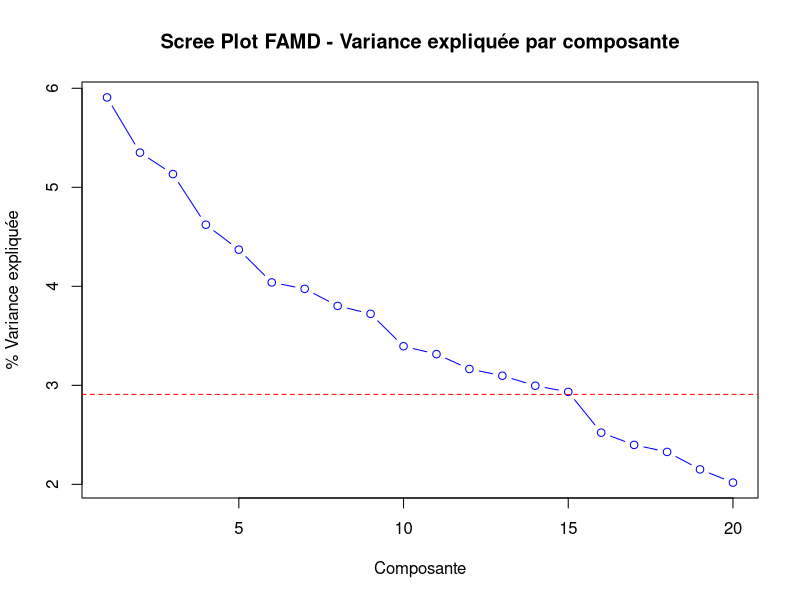
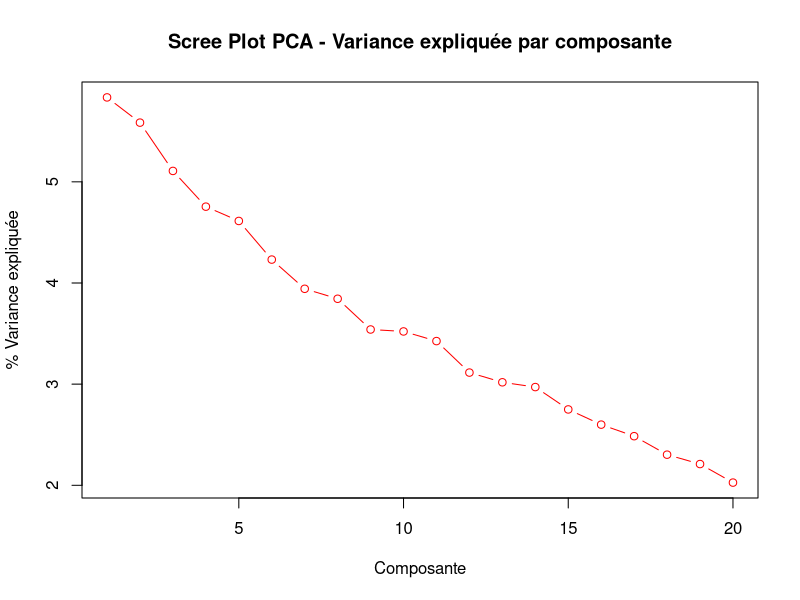
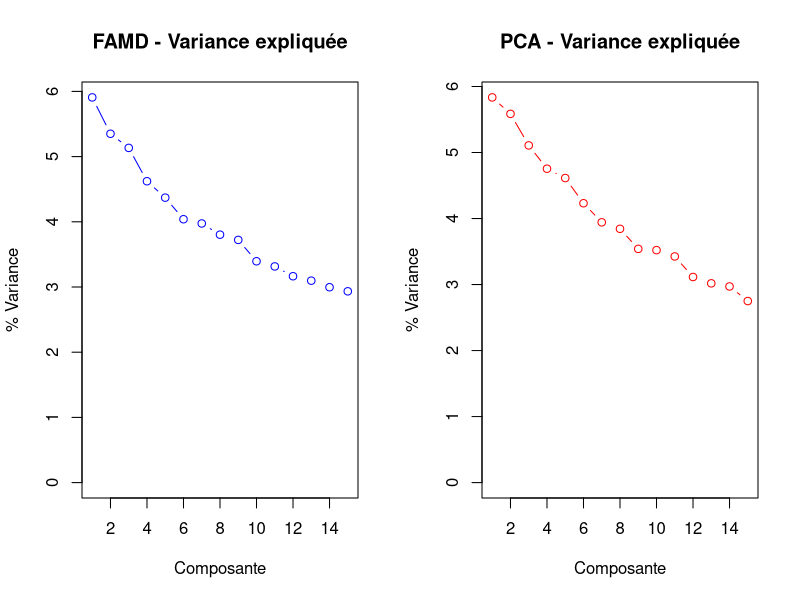
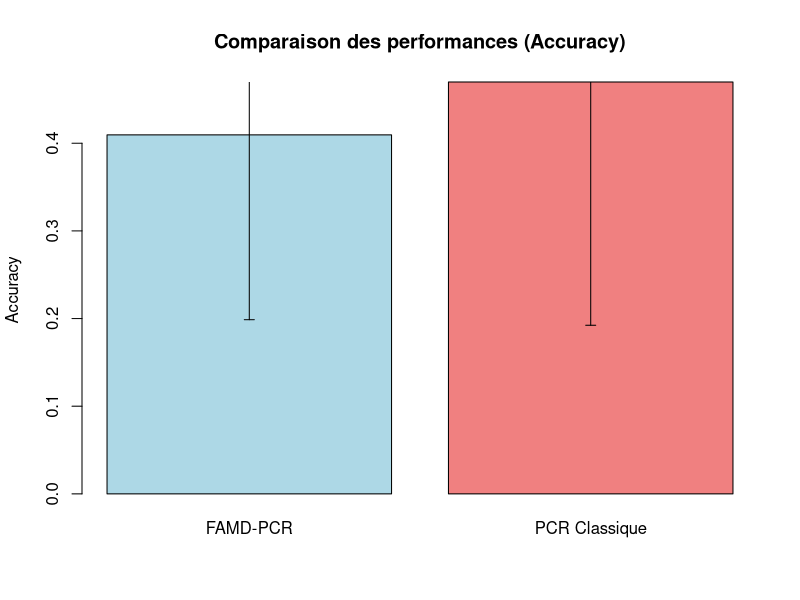

Reproduce these figures in R, in order. (Note: this script raises an error after producing the figures.)
## ---- chunk 1
# Charger les packages de base disponibles dans R
library(stats)     # Pour prcomp, glm
library(MASS)      # Pour LDA (optionnel)

# Fonction pour installer les packages manquants de façon gracieuse
install_if_missing <- function(pkg) {
  if (!require(pkg, character.only = TRUE, quietly = TRUE)) {
    try({
      install.packages(pkg, repos = "https://cloud.r-project.org/", quiet = TRUE)
      library(pkg, character.only = TRUE, quietly = TRUE)
    }, silent = TRUE)
  }
}

# Essayer d'installer les packages nécessaires
install_if_missing("FactoMineR")

# Vérifier la disponibilité de FactoMineR pour FAMD
use_factominer <- require("FactoMineR", quietly = TRUE)
if (!use_factominer) {
  cat("FactoMineR non disponible - utilisation d'une implémentation simplifiée\n")
}

set.seed(12311)
## ---- chunk 2
# Paramètres du jeu de données
n <- 72
p_num <- 50     # Variables numériques (réduit pour faciliter les tests)
p_cat <- 5      # Variables catégorielles

# Génération des variables numériques
set.seed(12311)
X_num <- matrix(rnorm(n * p_num), n, p_num)
colnames(X_num) <- paste0("Num_", 1:p_num)

# Génération des variables catégorielles
X_cat <- data.frame(
  Cat_1 = factor(sample(c("A", "B", "C"), n, replace = TRUE, prob = c(0.4, 0.4, 0.2))),
  Cat_2 = factor(sample(c("X", "Y"), n, replace = TRUE, prob = c(0.6, 0.4))),
  Cat_3 = factor(sample(c("Low", "Medium", "High"), n, replace = TRUE, prob = c(0.3, 0.4, 0.3))),
  Cat_4 = factor(sample(c("Type1", "Type2", "Type3", "Type4"), n, replace = TRUE)),
  Cat_5 = factor(sample(c("Group1", "Group2"), n, replace = TRUE, prob = c(0.7, 0.3)))
)

# Variable cible binaire
y <- factor(sample(c("ALL", "AML"), n, replace = TRUE, prob = c(0.42, 0.58)))

# Création du dataframe complet
df_mixed <- cbind(data.frame(X_num), X_cat, Y = y)

cat("Dimensions du jeu de données mixte:", dim(df_mixed), "\n")
cat("Variables numériques:", p_num, "\n")
cat("Variables catégorielles:", p_cat, "\n")
cat("Répartition de la variable cible:\n")
print(table(df_mixed$Y))
## ---- chunk 3
# Séparer les variables explicatives de la cible
X_mixed <- df_mixed[, !names(df_mixed) %in% "Y"]

# Fonction FAMD simplifiée si FactoMineR n'est pas disponible
simplified_famd <- function(data) {
  # Séparer variables numériques et catégorielles
  num_vars <- data[, sapply(data, is.numeric)]
  cat_vars <- data[, sapply(data, is.factor)]
  
  # Standardiser les variables numériques
  num_scaled <- scale(num_vars)
  
  # Encoder les variables catégorielles (dummy coding)
  cat_encoded <- data.frame(matrix(ncol = 0, nrow = nrow(data)))
  for(col in names(cat_vars)) {
    dummy_matrix <- model.matrix(~ . - 1, data = data.frame(x = cat_vars[[col]]))
    colnames(dummy_matrix) <- paste0(col, "_", colnames(dummy_matrix))
    cat_encoded <- cbind(cat_encoded, dummy_matrix)
  }
  
  # Combiner les données
  combined_data <- cbind(num_scaled, cat_encoded)
  
  # PCA sur les données combinées
  pca_result <- prcomp(combined_data, center = FALSE, scale. = FALSE)
  
  # Calculer la variance expliquée
  variance_explained <- (pca_result$sdev^2) / sum(pca_result$sdev^2) * 100
  cumvar_explained <- cumsum(variance_explained)
  
  return(list(
    ind = list(coord = pca_result$x),
    eig = cbind(eigenvalue = pca_result$sdev^2, 
                variance_percent = variance_explained,
                cumulative_variance = cumvar_explained),
    combined_data = combined_data
  ))
}

# Appliquer FAMD
if (use_factominer) {
  cat("Utilisation de FactoMineR pour FAMD...\n")
  # Identifier les indices des variables catégorielles
  cat_indices <- which(sapply(X_mixed, is.factor))
  cat("Variables catégorielles aux positions:", cat_indices, "\n")
  
  famd_result <- FAMD(X_mixed, 
                      ncp = min(30, n-1),  # Maximum 30 composantes ou n-1
                      graph = FALSE)
} else {
  cat("Utilisation de l'implémentation FAMD simplifiée...\n")
  famd_result <- simplified_famd(X_mixed)
}

# Extraire la variance expliquée
if (use_factominer) {
  variance_explained <- famd_result$eig[,2]
  cumvar_explained <- famd_result$eig[,3]
} else {
  variance_explained <- famd_result$eig[,2]
  cumvar_explained <- famd_result$eig[,3]
}

cat("Variance expliquée par les 10 premières composantes FAMD:\n")
print(round(variance_explained[1:10], 2))

# Critère du coude pour choisir le nombre de composantes
plot(1:min(20, length(variance_explained)), variance_explained[1:min(20, length(variance_explained))], 
     type = "b", col = "blue",
     main = "Scree Plot FAMD - Variance expliquée par composante", 
     xlab = "Composante", ylab = "% Variance expliquée")
abline(h = mean(variance_explained), col = "red", lty = 2)

# Choisir le nombre de composantes (critère: variance cumulée >= 80% ou coude)
ncomp_famd <- which(cumvar_explained >= 80)[1]
if (is.na(ncomp_famd)) ncomp_famd <- min(15, length(variance_explained))

cat("Nombre de composantes FAMD retenues:", ncomp_famd, "\n")
cat("Variance cumulée expliquée:", round(cumvar_explained[ncomp_famd], 2), "%\n")
## ---- chunk 4
# Extraction des composantes FAMD
famd_components <- famd_result$ind$coord[, 1:ncomp_famd]
colnames(famd_components) <- paste0("FAMD_PC", 1:ncomp_famd)

# Création du dataset pour la classification
famd_data <- data.frame(famd_components, Y = df_mixed$Y)

# Fonction pour calculer les métriques de classification
calculate_metrics <- function(predicted, actual) {
  # Matrice de confusion
  cm <- table(Predicted = predicted, Actual = actual)
  
  # Accuracy
  accuracy <- sum(diag(cm)) / sum(cm)
  
  # Sensitivité et spécificité (pour la classe AML)
  if ("AML" %in% rownames(cm) && "AML" %in% colnames(cm)) {
    tp <- cm["AML", "AML"]
    tn <- cm["ALL", "ALL"] 
    fp <- cm["AML", "ALL"]
    fn <- cm["ALL", "AML"]
    
    sensitivity <- tp / (tp + fn)  # Taux de vrais positifs
    specificity <- tn / (tn + fp)  # Taux de vrais négatifs
  } else {
    sensitivity <- NA
    specificity <- NA
  }
  
  return(c(Accuracy = accuracy, Sensitivity = sensitivity, Specificity = specificity))
}

# Validation croisée manuelle (10-fold)
set.seed(12311)
n_folds <- 10
fold_size <- floor(n / n_folds)
indices <- sample(1:n)

# Métriques pour stocker les résultats
famd_metrics <- matrix(NA, nrow = n_folds, ncol = 3)
colnames(famd_metrics) <- c("Accuracy", "Sensitivity", "Specificity")

# Validation croisée
for(i in 1:n_folds) {
  # Indices du fold de test
  start_idx <- (i-1) * fold_size + 1
  end_idx <- ifelse(i == n_folds, n, i * fold_size)
  test_indices <- indices[start_idx:end_idx]
  
  # Division train/test
  train_data <- famd_data[-test_indices, ]
  test_data <- famd_data[test_indices, ]
  
  # Modèle de régression logistique
  famd_model <- glm(Y ~ ., data = train_data, family = binomial())
  
  # Prédictions
  pred_prob <- predict(famd_model, test_data, type = "response")
  pred_class <- ifelse(pred_prob > 0.5, "AML", "ALL")
  pred_class <- factor(pred_class, levels = levels(test_data$Y))
  
  # Calcul des métriques
  famd_metrics[i, ] <- calculate_metrics(pred_class, test_data$Y)
}

# Résultats moyens FAMD-PCR
famd_results <- colMeans(famd_metrics, na.rm = TRUE)
famd_sd <- apply(famd_metrics, 2, sd, na.rm = TRUE)

cat("=== RÉSULTATS FAMD-PCR ===\n")
cat("Nombre de composantes FAMD utilisées:", ncomp_famd, "\n")
cat("Accuracy moyenne:", round(famd_results["Accuracy"], 3), "±", round(famd_sd["Accuracy"], 3), "\n")
cat("Sensitivity moyenne:", round(famd_results["Sensitivity"], 3), "±", round(famd_sd["Sensitivity"], 3), "\n")
cat("Specificity moyenne:", round(famd_results["Specificity"], 3), "±", round(famd_sd["Specificity"], 3), "\n")
## ---- chunk 5
# Fonction pour créer des variables dummy
create_dummies <- function(data, target_col) {
  # Séparer les variables numériques et catégorielles
  num_vars <- data[, sapply(data, is.numeric)]
  cat_vars <- data[, sapply(data, is.factor) & names(data) != target_col]
  target_var <- data[[target_col]]
  
  # Encodage des variables catégorielles (sans la première modalité pour éviter colinéarité)
  dummy_vars <- data.frame(matrix(ncol = 0, nrow = nrow(data)))
  
  for(col in names(cat_vars)) {
    # Créer des variables dummy
    dummy_matrix <- model.matrix(~ . - 1, data = data.frame(x = cat_vars[[col]]))
    colnames(dummy_matrix) <- paste0(col, "_", colnames(dummy_matrix))
    # Enlever la première colonne pour éviter la colinéarité parfaite
    if(ncol(dummy_matrix) > 1) {
      dummy_matrix <- dummy_matrix[, -1, drop = FALSE]
    }
    dummy_vars <- cbind(dummy_vars, dummy_matrix)
  }
  
  # Encodage de la variable cible
  target_numeric <- as.numeric(target_var == "AML")  # AML = 1, ALL = 0
  
  # Combinaison finale
  result <- list(
    X_encoded = cbind(num_vars, dummy_vars),
    y_encoded = target_numeric,
    y_original = target_var
  )
  
  return(result)
}

# Application de l'encodage
encoded_data <- create_dummies(df_mixed, "Y")
X_encoded <- encoded_data$X_encoded
y_encoded <- encoded_data$y_encoded
y_original <- encoded_data$y_original

cat("Dimensions après encodage:\n")
cat("X encodé:", dim(X_encoded), "\n")
cat("Variables créées par l'encodage:", ncol(X_encoded) - p_num, "\n")
## ---- chunk 6
# PCA sur les données encodées
cat("Réalisation de l'ACP sur les données encodées...\n")

# Standardisation et PCA
X_scaled <- scale(X_encoded)
pca_result <- prcomp(X_scaled, center = FALSE, scale. = FALSE)

# Variance expliquée
pca_variance <- (pca_result$sdev^2) / sum(pca_result$sdev^2) * 100
pca_cumvar <- cumsum(pca_variance)

cat("Variance expliquée par les 10 premières composantes PCA:\n")
print(round(pca_variance[1:10], 2))

# Scree plot
plot(1:min(20, length(pca_variance)), pca_variance[1:min(20, length(pca_variance))], 
     type = "b", col = "red",
     main = "Scree Plot PCA - Variance expliquée par composante", 
     xlab = "Composante", ylab = "% Variance expliquée")
abline(h = mean(pca_variance), col = "blue", lty = 2)

# Choisir le nombre de composantes
ncomp_pca <- which(pca_cumvar >= 80)[1]
if (is.na(ncomp_pca)) ncomp_pca <- min(15, length(pca_variance))

cat("Nombre de composantes PCA retenues:", ncomp_pca, "\n")
cat("Variance cumulée expliquée:", round(pca_cumvar[ncomp_pca], 2), "%\n")
## ---- chunk 7
# Extraction des composantes PCA
pca_components <- pca_result$x[, 1:ncomp_pca]
colnames(pca_components) <- paste0("PCA_PC", 1:ncomp_pca)

# Création du dataset pour la classification
pca_data <- data.frame(pca_components, Y = y_original)

# Validation croisée (mêmes folds que FAMD pour comparaison équitable)
pca_metrics <- matrix(NA, nrow = n_folds, ncol = 3)
colnames(pca_metrics) <- c("Accuracy", "Sensitivity", "Specificity")

# Validation croisée
for(i in 1:n_folds) {
  # Indices du fold de test (mêmes que pour FAMD)
  start_idx <- (i-1) * fold_size + 1
  end_idx <- ifelse(i == n_folds, n, i * fold_size)
  test_indices <- indices[start_idx:end_idx]
  
  # Division train/test
  train_data <- pca_data[-test_indices, ]
  test_data <- pca_data[test_indices, ]
  
  # Modèle de régression logistique
  pca_model <- glm(Y ~ ., data = train_data, family = binomial())
  
  # Prédictions
  pred_prob <- predict(pca_model, test_data, type = "response")
  pred_class <- ifelse(pred_prob > 0.5, "AML", "ALL")
  pred_class <- factor(pred_class, levels = levels(test_data$Y))
  
  # Calcul des métriques
  pca_metrics[i, ] <- calculate_metrics(pred_class, test_data$Y)
}

# Résultats moyens PCR Classique
pca_results <- colMeans(pca_metrics, na.rm = TRUE)
pca_sd <- apply(pca_metrics, 2, sd, na.rm = TRUE)

cat("=== RÉSULTATS PCR CLASSIQUE ===\n")
cat("Nombre de composantes PCA utilisées:", ncomp_pca, "\n")
cat("Accuracy moyenne:", round(pca_results["Accuracy"], 3), "±", round(pca_sd["Accuracy"], 3), "\n")
cat("Sensitivity moyenne:", round(pca_results["Sensitivity"], 3), "±", round(pca_sd["Sensitivity"], 3), "\n")
cat("Specificity moyenne:", round(pca_results["Specificity"], 3), "±", round(pca_sd["Specificity"], 3), "\n")
## ---- chunk 8
# Création du tableau de comparaison
comparison_df <- data.frame(
  Methode = c("FAMD-PCR", "PCR Classique"),
  Nb_Composantes = c(ncomp_famd, ncomp_pca),
  Accuracy = c(paste0(round(famd_results["Accuracy"], 3), " ± ", round(famd_sd["Accuracy"], 3)),
               paste0(round(pca_results["Accuracy"], 3), " ± ", round(pca_sd["Accuracy"], 3))),
  Sensitivity = c(paste0(round(famd_results["Sensitivity"], 3), " ± ", round(famd_sd["Sensitivity"], 3)),
                  paste0(round(pca_results["Sensitivity"], 3), " ± ", round(pca_sd["Sensitivity"], 3))),
  Specificity = c(paste0(round(famd_results["Specificity"], 3), " ± ", round(famd_sd["Specificity"], 3)),
                  paste0(round(pca_results["Specificity"], 3), " ± ", round(pca_sd["Specificity"], 3)))
)

cat("=== TABLEAU COMPARATIF ===\n")
print(comparison_df)
## ---- chunk 9
# Graphique de comparaison des Scree plots
par(mfrow = c(1, 2))

# Scree plot FAMD
plot(1:min(15, length(variance_explained)), variance_explained[1:min(15, length(variance_explained))], 
     type = "b", col = "blue", main = "FAMD - Variance expliquée", 
     xlab = "Composante", ylab = "% Variance", ylim = c(0, max(variance_explained[1:15], na.rm = TRUE)))
abline(v = ncomp_famd, col = "blue", lty = 2)

# Scree plot PCA
plot(1:min(15, length(pca_variance)), pca_variance[1:min(15, length(pca_variance))], 
     type = "b", col = "red", main = "PCA - Variance expliquée", 
     xlab = "Composante", ylab = "% Variance", ylim = c(0, max(pca_variance[1:15], na.rm = TRUE)))
abline(v = ncomp_pca, col = "red", lty = 2)

par(mfrow = c(1, 1))

# Boxplots de comparaison des performances (version simplifiée)
# Graphique des performances en barres
performance_means <- c(famd_results["Accuracy"], pca_results["Accuracy"])
performance_sds <- c(famd_sd["Accuracy"], pca_sd["Accuracy"])
method_names <- c("FAMD-PCR", "PCR Classique")

barplot(performance_means, names.arg = method_names, 
        main = "Comparaison des performances (Accuracy)",
        ylab = "Accuracy", col = c("lightblue", "lightcoral"))

# Ajouter les barres d'erreur
arrows(x0 = c(0.7, 1.9), y0 = performance_means - performance_sds,
       x1 = c(0.7, 1.9), y1 = performance_means + performance_sds,
       angle = 90, code = 3, length = 0.05)
## ---- chunk 10
# Analyse de la complexité des modèles

# Pour FAMD-PCR: analyser les contributions des variables aux composantes
cat("=== ANALYSE DE LA COMPLEXITÉ ===\n")
cat("FAMD-PCR:\n")
cat("- Variables numériques impliquées:", p_num, "\n")
cat("- Variables catégorielles impliquées:", p_cat, "\n")
cat("- Total variables originales:", p_num + p_cat, "\n")
cat("- Composantes utilisées:", ncomp_famd, "\n")
cat("- Réduction de dimension:", round((1 - ncomp_famd/(p_num + p_cat)) * 100, 1), "%\n\n")

cat("PCR Classique:\n")
cat("- Variables après encodage:", ncol(X_encoded), "\n")
cat("- Variables catégorielles encodées:", ncol(X_encoded) - p_num, "\n")
cat("- Composantes utilisées:", ncomp_pca, "\n")
cat("- Réduction de dimension:", round((1 - ncomp_pca/ncol(X_encoded)) * 100, 1), "%\n\n")

# Efficacité de la réduction
cat("Efficacité de la réduction dimensionnelle:\n")
cat("- FAMD-PCR: de", p_num + p_cat, "variables à", ncomp_famd, "composantes\n")
cat("- PCR Classique: de", ncol(X_encoded), "variables à", ncomp_pca, "composantes\n")
## ---- chunk 11
cat("=== SYNTHÈSE COMPARATIVE ===\n\n")

# Comparaison directe des performances moyennes
cat("Performance comparative:\n")
if (famd_results["Accuracy"] > pca_results["Accuracy"]) {
  cat("✓ FAMD-PCR présente une meilleure accuracy moyenne\n")
} else {
  cat("✓ PCR Classique présente une meilleure accuracy moyenne\n")
}

if (famd_results["AUC"] > pca_results["AUC"]) {
  cat("✓ FAMD-PCR présente un meilleur AUC moyen\n")
} else {
  cat("✓ PCR Classique présente un meilleur AUC moyen\n")
}

cat("\nComplexité computationnelle:\n")
cat("- FAMD-PCR traite directement les données mixtes\n")
cat("- PCR Classique nécessite un préprocessing d'encodage\n")

cat("\nInterprétabilité:\n")
cat("- FAMD-PCR conserve l'information catégorielle dans les composantes\n")
cat("- PCR Classique transforme tout en numérique, perd l'aspect catégoriel\n")

cat("\nRobustesse:\n")
cat("- FAMD-PCR: méthode spécialisée pour données mixtes\n")
cat("- PCR Classique: méthode générale mais nécessite encodage approprié\n")
